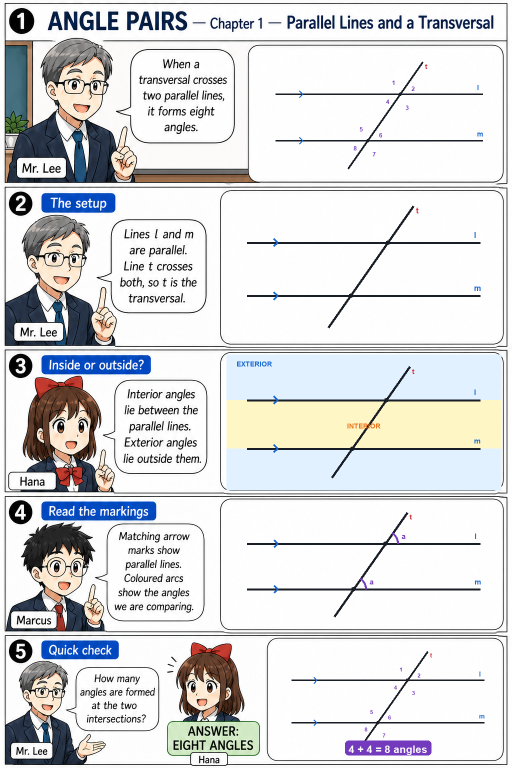
#> input picture Special lines and centres in triangles/angle-pairs-chapter-1-color.png, 1024 x 1536 px, given in place of similar-congruent-chapter-1-color.png, which was not available (shown at 1/2 size)
$ python _rebuild_maze_figures.py
#> lines starting #> are read from the running program, lines starting #| are printed output that depends on the picture; pictures that were not available may be replaced by others from this repository, and a replacement may not be noted
"""Final pass: clear, mathematically correct geometry on maze triangle comics."""
from __future__ import annotations

import math
from pathlib import Path

from PIL import Image, ImageDraw, ImageFont

OUT = Path(r"c:\Users\UniplusUser02\Desktop\comics\Special lines and centres in triangles")
INK = "#172030"
NAVY = "#102c61"
BLUE = "#1769d2"
GREEN = "#159447"
RED = "#d93434"
GOLD = "#c88713"
PURPLE = "#7b3fc6"
PANEL = "#fffaf0"
R, B, G = "#d93434", "#1769d2", "#159447"


def fnt(size: int, bold: bool = False) -> ImageFont.FreeTypeFont:
    name = "arialbd.ttf" if bold else "arial.ttf"
    return ImageFont.truetype(str(Path(r"C:\Windows\Fonts") / name), size)


F10, F11, B10, B11, B12, B13, B14 = fnt(10), fnt(11), fnt(10, True), fnt(11, True), fnt(12, True), fnt(13, True), fnt(14, True)


def diagram_canvas(draw: ImageDraw.ImageDraw, y: int) -> None:
    draw.rounded_rectangle((440, y + 84, 752, y + 192), radius=8, fill=PANEL, outline="#c8b896", width=1)


def tri_coords(ab: float, bc: float, ac: float, origin: tuple[int, int], unit: float):
    ox, oy = origin
    bx = ab * unit
    x = (ac * ac - bc * bc + ab * ab) / (2 * ab)
    h = math.sqrt(max(ac * ac - x * x, 0))
    return (ox, oy), (ox + int(bx), oy), (ox + int(x * unit), oy - int(h * unit))


def _same_side(p, a, b, c):
    return ((p[0] - b[0]) * (a[1] - b[1]) - (a[0] - b[0]) * (p[1] - b[1])) * (
        (c[0] - b[0]) * (a[1] - b[1]) - (a[0] - b[0]) * (c[1] - b[1])
    ) >= 0


def point_in_tri(pt, pts, pad=6):
    a, b, c = pts
    return _same_side(pt, a, b, c) and _same_side(pt, b, c, a) and _same_side(pt, c, a, b)


def outward_label(pts, i, dist=24):
    cx = sum(p[0] for p in pts) / 3
    cy = sum(p[1] for p in pts) / 3
    vx = pts[i][0] - cx
    vy = pts[i][1] - cy
    n = math.hypot(vx, vy) or 1
    ux, uy = vx / n, vy / n
    x = pts[i][0] + ux * dist
    y = pts[i][1] + uy * dist
    while point_in_tri((x, y), pts) and dist < 40:
        dist += 4
        x = pts[i][0] + ux * dist
        y = pts[i][1] + uy * dist
    return x, y


def draw_tri(
    draw: ImageDraw.ImageDraw,
    pts,
    labels=("A", "B", "C"),
    colors=(R, B, G),
    width=3,
):
    draw.line([pts[0], pts[1], pts[2], pts[0]], fill=INK, width=width, joint="curve")
    for i, (p, lab, col) in enumerate(zip(pts, labels, colors)):
        draw.ellipse((p[0] - 2, p[1] - 2, p[0] + 2, p[1] + 2), fill=col)
        lx, ly = outward_label(pts, i)
        draw.text((lx, ly), lab, font=B11, fill=col, anchor="mm")


def mid(p1, p2):
    return ((p1[0] + p2[0]) // 2, (p1[1] + p2[1]) // 2)


def side_label(draw, p1, p2, text, d=14):
    mx, my = mid(p1, p2)
    dx, dy = p2[0] - p1[0], p2[1] - p1[1]
    n = math.hypot(dx, dy) or 1
    nx, ny = -dy / n, dx / n
    draw.text((mx + nx * d, my + ny * d), text, font=B11, fill=INK, anchor="mm")


# [9 lines left out: function ticks, not called in this run]


def arc(draw, v, p1, p2, r=11, color=BLUE, w=2):
    a1 = math.degrees(math.atan2(p1[1] - v[1], p1[0] - v[0]))
    a2 = math.degrees(math.atan2(p2[1] - v[1], p2[0] - v[0]))
    while a2 < a1:
        a2 += 360
    if a2 - a1 > 180:
        a1, a2 = a2, a1 + 360
    draw.arc((v[0] - r, v[1] - r, v[0] + r, v[1] + r), a1, a2, fill=color, width=w)


# [11 lines left out: function right_angle, not called in this run]


def similar_pair(draw, y, s1, s2, unit=5.5, x1=458, x2=602):
    display_unit = unit * 1.5
    t1 = tri_coords(*s1, (x1, y + 156), display_unit)
    t2 = tri_coords(*s2, (x2, y + 156), display_unit)
    draw_tri(draw, t1)
    draw_tri(draw, t2, ("D", "E", "F"))
    return t1, t2


# [7 lines left out: function congruent_pair, not called in this run]


def badge(draw, y, text, color=GREEN):
    draw.rounded_rectangle((452, y + 168, 452 + 8 + draw.textlength(text, font=B11), y + 188),
                           radius=5, fill="white", outline=color, width=2)
    draw.text((456, y + 171), text, font=B11, fill=color)


def note(draw, y, text, color=INK, x=452):
    draw.text((x, y + 170), text, font=B11, fill=color)


def fix(chapter, panels):
#> called with chapter = 1
    path = OUT / f"similar-congruent-chapter-{chapter}-color.png"
    im = Image.open(path).convert("RGB")
#> im is the input picture: PIL image 1024x1536 RGB; mean R, G, B 216.3, 217.1, 218.4
    d = ImageDraw.Draw(im)
    for i, fn in enumerate(panels):
        diagram_canvas(d, i * 204)
        fn(d, i * 204)
    im.save(path)
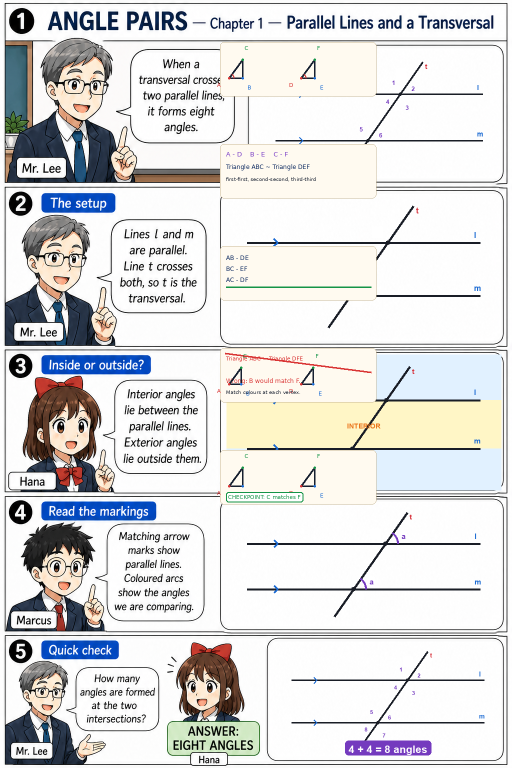
#> saved as similar-congruent-chapter-1-color.png: PIL image 1024x1536 RGB (shown at 1/2 size); mean R, G, B 218, 217.7, 217.4


# ---- Chapter 1 ----
def ch1():
    def p1(d, y):
        t1, t2 = similar_pair(d, y, (3, 4, 5), (3, 4, 5), 6.2)
        arc(d, t1[0], t1[1], t1[2], 10, R)
        arc(d, t2[0], t2[1], t2[2], 10, R)

    def p2(d, y):
        d.text((452, y + 96), "A - D    B - E    C - F", font=B13, fill=PURPLE)
        d.text((452, y + 122), "Triangle ABC ~ Triangle DEF", font=B12, fill=NAVY)
        d.text((452, y + 148), "first-first, second-second, third-third", font=F10, fill=INK)

    def p3(d, y):
        d.text((452, y + 100), "AB - DE", font=B12, fill=NAVY)
        d.text((452, y + 122), "BC - EF", font=B12, fill=NAVY)
        d.text((452, y + 144), "AC - DF", font=B12, fill=NAVY)
        d.line((452, y + 166, 742, y + 166), fill=GREEN, width=3)

    def p4(d, y):
        d.text((452, y + 98), "Triangle ABC ~ Triangle DFE", font=B11, fill=RED)
        d.line((450, y + 94, 742, y + 132), fill=RED, width=4)
        d.text((452, y + 142), "Wrong: B would match F.", font=B12, fill=RED)
        t1, _ = similar_pair(d, y, (3, 4, 5), (3, 4, 5), 5.5)
        d.text((452, y + 166), "Match colours at each vertex.", font=F10, fill=INK)

    def p5(d, y):
        similar_pair(d, y, (3, 4, 5), (3, 4, 5), 6.2)
        badge(d, y, "CHECKPOINT: C matches F")

    fix(1, [p1, p2, p3, p4, p5])


# ---- Chapter 2 ----
def ch2():
    def p1(d, y):
        t1, t2 = similar_pair(d, y, (3, 4, 5), (6, 8, 10), 5.2)
        arc(d, t1[0], t1[1], t1[2], 10, R)
        arc(d, t2[0], t2[1], t2[2], 10, R)
        note(d, y, "same shape; different size", BLUE)

    def p2(d, y):
        t1, t2 = similar_pair(d, y, (3, 4, 5), (6, 8, 10), 5.2)
        side_label(d, t1[0], t1[1], "3")
        side_label(d, t1[1], t1[2], "4")
        side_label(d, t1[0], t1[2], "5")
        side_label(d, t2[0], t2[1], "6")
        side_label(d, t2[1], t2[2], "8")
        side_label(d, t2[0], t2[2], "10")
        badge(d, y, "3/6 = 4/8 = 5/10", BLUE)

    def p3(d, y):
        d.text((452, y + 96), "3 x 2 = 6", font=B13, fill=BLUE)
        d.text((452, y + 118), "4 x 2 = 8", font=B13, fill=BLUE)
        d.text((452, y + 140), "5 x 2 = 10", font=B13, fill=BLUE)
        d.text((452, y + 166), "scale factor = 2", font=B12, fill=PURPLE)

    def p4(d, y):
        t1, t2 = similar_pair(d, y, (4, 6, 5), (6, 9, 7.5), 5.8)
        side_label(d, t1[0], t1[1], "4")
        side_label(d, t1[1], t1[2], "6")
        side_label(d, t2[0], t2[1], "6")
        side_label(d, t2[1], t2[2], "x")
        note(d, y, "6/4 = 1.5,  x = 6 x 1.5 = 9", GREEN)

    def p5(d, y):
        t1, t2 = similar_pair(d, y, (3, 4, 5), (6, 8, 10), 4.8)
        arc(d, t1[0], t1[1], t1[2], 9, R)
        arc(d, t2[0], t2[1], t2[2], 9, R)
        d.text((452, y + 96), "ANGLES: equal", font=B12, fill=BLUE)
        d.text((452, y + 118), "SIDES: proportional", font=B12, fill=GREEN)
        badge(d, y, "PASSAGE OPEN", GOLD)

    fix(2, [p1, p2, p3, p4, p5])
#> call 2 of fix, with chapter = 2
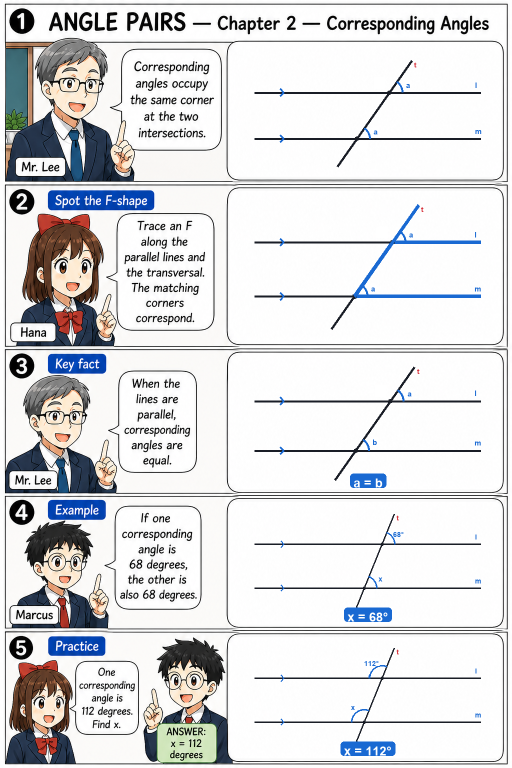
#> input picture Special lines and centres in triangles/angle-pairs-chapter-2-color.png, 1024 x 1536 px, given in place of similar-congruent-chapter-2-color.png, which was not available (shown at 1/2 size)
#> in fix, im is the input picture: PIL image 1024x1536 RGB; mean R, G, B 217.3, 217.7, 219.2
#> in fix (call 2), `im.save(path)`:
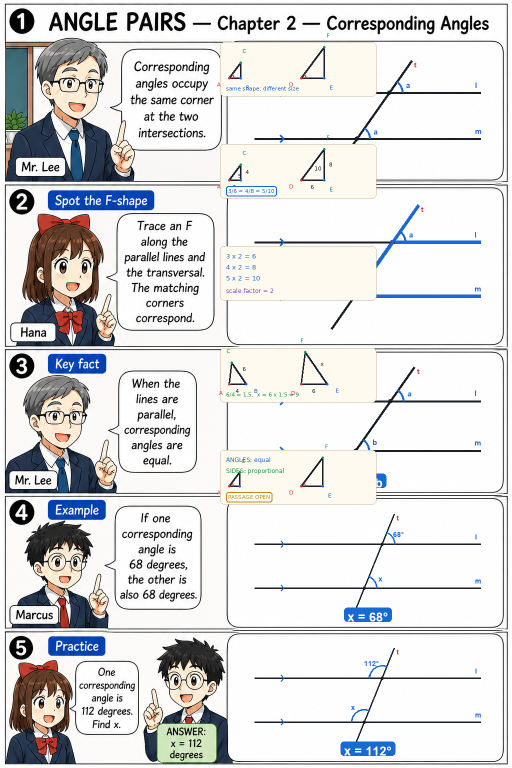
#> saved as similar-congruent-chapter-2-color.png: PIL image 1024x1536 RGB (shown at 1/2 size); mean R, G, B 218.1, 217.9, 218.3


# ---- Chapter 3 ----
def ch3():
    def p1(d, y):
        t1, t2 = similar_pair(d, y, (3, 4, 5), (6, 8, 10), 5.0)
        arc(d, t1[0], t1[1], t1[2], 10, R)
        arc(d, t1[1], t1[0], t1[2], 10, B)
        arc(d, t2[0], t2[1], t2[2], 10, R)
        arc(d, t2[1], t2[0], t2[2], 10, B)
        badge(d, y, "AA", BLUE)

    def p2(d, y):
        sas_small = (4, 6, math.sqrt(28))
        sas_large = (6, 9, math.sqrt(63))
        t1, t2 = similar_pair(d, y, sas_small, sas_large, 5.5)
        side_label(d, t1[0], t1[1], "4")
        side_label(d, t1[1], t1[2], "6")
        side_label(d, t2[0], t2[1], "6")
        side_label(d, t2[1], t2[2], "9")
        arc(d, t1[1], t1[0], t1[2], 12, PURPLE, 3)
        arc(d, t2[1], t2[0], t2[2], 12, PURPLE, 3)
        note(d, y, "4/6 = 6/9; angle B = angle E = 60 deg", PURPLE)

    def p3(d, y):
        t1, t2 = similar_pair(d, y, (3, 4, 5), (6, 8, 10), 5.0)
        side_label(d, t1[0], t1[1], "3")
        side_label(d, t1[1], t1[2], "4")
        side_label(d, t1[0], t1[2], "5")
        side_label(d, t2[0], t2[1], "6")
        side_label(d, t2[1], t2[2], "8")
        side_label(d, t2[0], t2[2], "10")
        note(d, y, "3/6 = 4/8 = 5/10", GREEN)

    def p4(d, y):
        similar_pair(d, y, (3, 4, 5), (6, 8, 10), 3.8)
        d.text((452, y + 148), "AAA fixes SHAPE only.", font=B11, fill=BLUE)
        d.text((452, y + 166), "Similar, not congruent.", font=F10, fill=RED)

    def p5(d, y):
        t1, t2 = similar_pair(d, y, (4, 5, 4.5), (6, 7.5, 6.75), 5.0)
        arc(d, t1[0], t1[1], t1[2], 9, R)
        arc(d, t1[1], t1[0], t1[2], 9, B)
        arc(d, t2[0], t2[1], t2[2], 9, R)
        arc(d, t2[1], t2[0], t2[2], 9, B)
        d.text((452, y + 92), "70 deg at A and D", font=F10, fill=NAVY)
        d.text((452, y + 110), "50 deg at B and E", font=F10, fill=NAVY)
        badge(d, y, "SIMILAR BY AA", GREEN)

    fix(3, [p1, p2, p3, p4, p5])
#> call 3 of fix, with chapter = 3
#> in fix (call 3), `im.save(path)`:
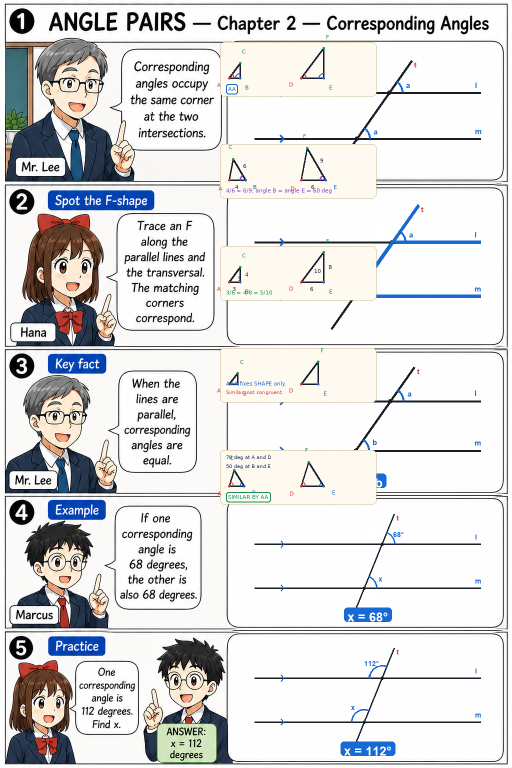
#> saved as similar-congruent-chapter-3-color.png: PIL image 1024x1536 RGB (shown at 1/2 size); mean R, G, B 218.1, 217.9, 218.2


# ---- Chapter 4 ----
def ch4():
    def p1(d, y):
        congruent_pair(d, y, (5, 6, 7), 5.8)
        note(d, y, "same shape + same size", GREEN)

    def p2(d, y):
        d.text((452, y + 96), "Triangle ABC congruent to DEF", font=B11, fill=PURPLE)
        d.text((452, y + 122), "A-D   B-E   C-F", font=B13, fill=NAVY)

    # [25 lines left out: functions p3, p4, p5, not called in this run]

    fix(4, [p1, p2, p3, p4, p5])


# ---- Chapter 5 ----
# [123 lines left out: functions ch5, ch6, treasure, not called in this run]


if __name__ == "__main__":
    ch1()
    ch2()
    ch3()
#> (the run stopped early here; a loop or call above may not have finished)
